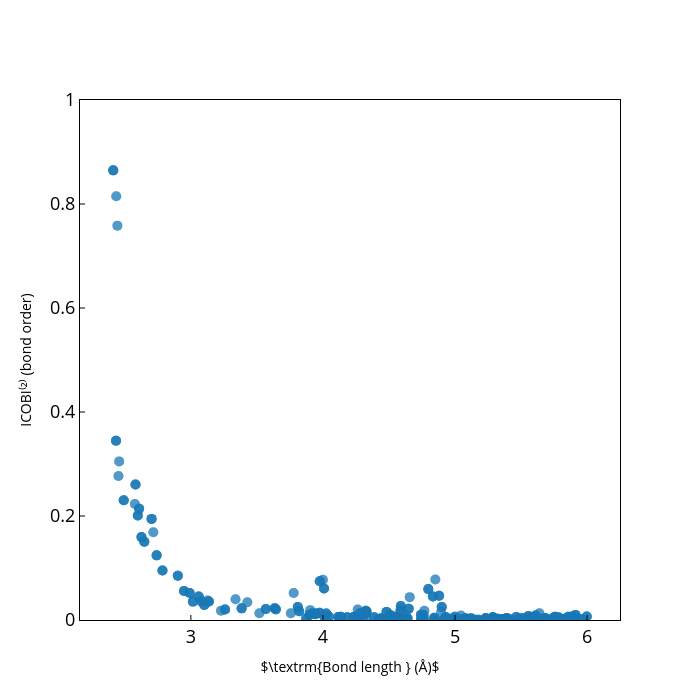

Source (notebook cell):
### Code cell
#Two center ICOBI
LT = icobilist_LT.icohpcollection._list_icohp
icobi_LT = []
for i,j in enumerate(LT):
    icobi_LT.append(sum(list(icobilist_LT.icohpcollection._list_icohp[i].values())))

scatter_LT = go.Scatter(
    x=icobilist_LT.icohpcollection._list_length,
    y= icobi_LT,
    mode='markers',
    marker=dict(
        size=10,color='#1878b6'),
   # hovertext = 'mp-id:'+ df['index']+ '<br>Bond label: ' +df['ICOHP_bond_label'] + '<br>Composition: ' + df['Formula']
)

fig = go.Figure(scatter_LT)
#fig.update_layout(xaxis_type='log')
fig.update_traces(marker_opacity=0.5)
fig.update_layout(yaxis = dict(tickfont = dict(size=18)))
fig.update_layout(xaxis = dict(tickfont = dict(size=18)))
fig.update_yaxes(title_font=dict(size=22), color='black')
fig.update_xaxes(title_font=dict(size=22), color='black')
fig.update_layout(width=700, height =700)
fig.update_xaxes(showline=True, linewidth=1, linecolor='black', mirror=True, showgrid=False)
fig.update_yaxes(showline=True, linewidth=1, linecolor='black', mirror=True, showgrid=False, range=[0,1])
fig.update_xaxes(ticks="inside", tickwidth=1, tickcolor='black', ticklen=5)
fig.update_yaxes(ticks="inside", tickwidth=1, tickcolor='black', ticklen=5)

fig.update_layout(yaxis_title="ICOBI⁽²⁾ (bond order)", xaxis_title = '$\\textrm{Bond length } (Å)$')
fig.update_layout(yaxis = dict(tickfont = dict(size=18)))
fig.update_layout(xaxis = dict(tickfont = dict(size=18)))
#fig.update_xaxes(tickmode='linear', tick0=0.0, dtick=1.0)
# Save as PDF
pio.write_image(fig, "plot_ICOBI_LT.pdf", format="pdf", engine="orca")
fig.show()
#fig.write_image("./ICOBI_LT.pdf")

### Figure 1 — Plotly figure (JSON) as saved in the notebook; plotly's stock layout.template omitted (floating-point values rounded to 4 significant figures; data arrays with more than 128 entries replaced by an {"elided": "..."} marker saying what was removed)
{"data": [{"marker": {"color": "#1878b6", "size": 10, "opacity": 0.5}, "mode": "markers", "x": {"elided": "584 float values"}, "y": {"elided": "584 float values"}, "type": "scatter"}], "layout": {"yaxis": {"tickfont": {"size": 18}, "title": {"text": "ICOBI⁽²⁾ (bond order)"}, "color": "black", "showline": true, "linewidth": 1, "linecolor": "black", "mirror": true, "showgrid": false, "range": [0, 1], "ticks": "inside", "tickwidth": 1, "tickcolor": "black", "ticklen": 5}, "xaxis": {"tickfont": {"size": 18}, "title": {"text": "$\\textrm{Bond length } (Å)$"}, "color": "black", "showline": true, "linewidth": 1, "linecolor": "black", "mirror": true, "showgrid": false, "ticks": "inside", "tickwidth": 1, "tickcolor": "black", "ticklen": 5}, "width": 700, "height": 700}}
